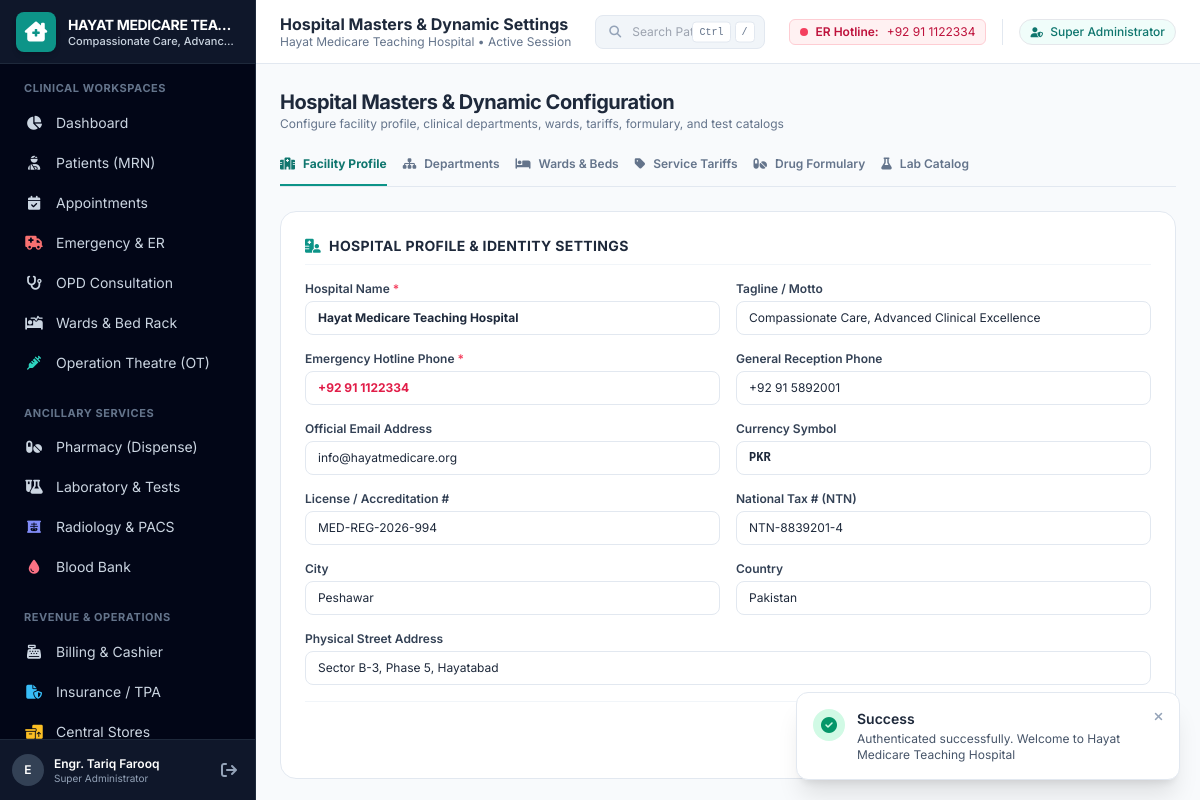
The app's page /index.php?page=settings (signed in) with its own data.
### tables this page shows
CREATE TABLE `hospital_profiles` (
    `id` INT AUTO_INCREMENT PRIMARY KEY,
    `hospital_name` VARCHAR(150) NOT NULL,
    `tagline` VARCHAR(255) DEFAULT 'Excellence in Patient Care & Clinical Service',
    `license_number` VARCHAR(100) DEFAULT NULL,
    `tax_number` VARCHAR(100) DEFAULT NULL,
    `address` TEXT NOT NULL,
    `city` VARCHAR(100) NOT NULL,
    `country` VARCHAR(100) DEFAULT 'Pakistan',
    `phone` VARCHAR(50) NOT NULL,
    `email` VARCHAR(100) NOT NULL,
    `emergency_hotline` VARCHAR(50) NOT NULL,
    `currency_symbol` VARCHAR(10) DEFAULT 'PKR ',
    `default_tax_rate` DECIMAL(5,2) DEFAULT 0.00,
    `time_zone` VARCHAR(50) DEFAULT 'Asia/Karachi',
    `created_at` TIMESTAMP DEFAULT CURRENT_TIMESTAMP,
    `updated_at` TIMESTAMP DEFAULT CURRENT_TIMESTAMP ON UPDATE CURRENT_TIMESTAMP
);

### views/admin/settings.php (the view, shortened to what the rows shown need)
<?php
$db = Database::getConnection();
$activeTab = clean_input($_GET['tab'] ?? 'profile');
$hpStmt = $db->query("SELECT * FROM `hospital_profiles` ORDER BY id ASC LIMIT 1");
$profile = $hpStmt->fetch() ?: [];
?>
<div class="flex-1 overflow-y-auto custom-scrollbar p-6 space-y-6">
    <div class="flex flex-col sm:flex-row sm:items-center justify-between gap-4">
        <div>
            <h2 class="text-xl font-bold text-slate-800 tracking-tight">Hospital Masters & Dynamic Configuration</h2>
        </div>
    </div>
    <?php if ($activeTab === 'profile'): ?>
    <div class="bg-white rounded-2xl border border-slate-200 shadow-xs p-6 max-w-4xl">
        <h3 class="text-sm font-bold text-slate-800 uppercase tracking-wide border-b border-slate-100 pb-2 mb-4 flex items-center gap-2">
            <i class="fa-solid fa-hospital-user text-medical-600"></i>
            <span>Hospital Profile & Identity Settings</span>
        </h3>
        <form action="index.php?action=settings_update" method="POST" class="space-y-4">
            <div class="grid grid-cols-1 sm:grid-cols-2 gap-4">
                <div>
                    <label class="block text-xs font-semibold text-slate-700 mb-1">Hospital Name <span class="text-rose-500">*</span></label>
                    <input type="text" name="hospital_name" required value="<?= htmlspecialchars($profile['hospital_name'] ?? '') ?>" class="w-full px-3 py-2 text-xs border border-slate-200 rounded-lg outline-none focus:border-medical-500 font-bold text-slate-800">
                </div>
                <div>
                    <label class="block text-xs font-semibold text-slate-700 mb-1">Tagline / Motto</label>
                    <input type="text" name="tagline" value="<?= htmlspecialchars($profile['tagline'] ?? '') ?>" class="w-full px-3 py-2 text-xs border border-slate-200 rounded-lg outline-none focus:border-medical-500">
                </div>
                <div>
                    <label class="block text-xs font-semibold text-slate-700 mb-1">Emergency Hotline Phone <span class="text-rose-500">*</span></label>
                    <input type="text" name="emergency_hotline" required value="<?= htmlspecialchars($profile['emergency_hotline'] ?? '') ?>" class="w-full px-3 py-2 text-xs border border-slate-200 rounded-lg outline-none focus:border-medical-500 font-bold text-rose-600">
                </div>
                <div>
                    <label class="block text-xs font-semibold text-slate-700 mb-1">General Reception Phone</label>
                    <input type="text" name="phone" value="<?= htmlspecialchars($profile['phone'] ?? '') ?>" class="w-full px-3 py-2 text-xs border border-slate-200 rounded-lg outline-none focus:border-medical-500">
                </div>
                <div>
                    <label class="block text-xs font-semibold text-slate-700 mb-1">Official Email Address</label>
                    <input type="email" name="email" value="<?= htmlspecialchars($profile['email'] ?? '') ?>" class="w-full px-3 py-2 text-xs border border-slate-200 rounded-lg outline-none focus:border-medical-500">
                </div>
                <div>
                    <label class="block text-xs font-semibold text-slate-700 mb-1">Currency Symbol</label>
                    <input type="text" name="currency_symbol" value="<?= htmlspecialchars($profile['currency_symbol'] ?? 'PKR ') ?>" class="w-full px-3 py-2 text-xs border border-slate-200 rounded-lg outline-none focus:border-medical-500 font-mono font-bold">
                </div>
                <div>
                    <label class="block text-xs font-semibold text-slate-700 mb-1">License / Accreditation #</label>
                    <input type="text" name="license_number" value="<?= htmlspecialchars($profile['license_number'] ?? '') ?>" class="w-full px-3 py-2 text-xs border border-slate-200 rounded-lg outline-none focus:border-medical-500">
                </div>
                <div>
                    <label class="block text-xs font-semibold text-slate-700 mb-1">National Tax # (NTN)</label>
                    <input type="text" name="tax_number" value="<?= htmlspecialchars($profile['tax_number'] ?? '') ?>" class="w-full px-3 py-2 text-xs border border-slate-200 rounded-lg outline-none focus:border-medical-500">
                </div>
                <div>
                    <label class="block text-xs font-semibold text-slate-700 mb-1">City</label>
                    <input type="text" name="city" value="<?= htmlspecialchars($profile['city'] ?? 'Peshawar') ?>" class="w-full px-3 py-2 text-xs border border-slate-200 rounded-lg outline-none focus:border-medical-500">
                </div>
                <div>
                    <label class="block text-xs font-semibold text-slate-700 mb-1">Country</label>
                    <input type="text" name="country" value="<?= htmlspecialchars($profile['country'] ?? 'Pakistan') ?>" class="w-full px-3 py-2 text-xs border border-slate-200 rounded-lg outline-none focus:border-medical-500">
                </div>
                <div class="sm:col-span-2">
                    <label class="block text-xs font-semibold text-slate-700 mb-1">Physical Street Address</label>
                    <input type="text" name="address" value="<?= htmlspecialchars($profile['address'] ?? '') ?>" class="w-full px-3 py-2 text-xs border border-slate-200 rounded-lg outline-none focus:border-medical-500">
                </div>
            </div>
            <div class="pt-4 border-t border-slate-100 flex justify-end">
                <button type="submit" class="px-6 py-2.5 bg-medical-600 hover:bg-medical-700 text-white font-bold text-xs rounded-xl shadow-md transition-all flex items-center gap-2">
                    <span>Save Hospital Profile Settings</span>
                </button>
            </div>
        </form>
    </div>
    <?php endif; ?>
</div>

### views/layouts/sidebar.php (shortened to what the rows shown need)
<?php
$hProfile = hospital_profile();
?>
<aside class="w-64 bg-navy-950 text-slate-300 flex flex-col flex-shrink-0 h-full border-r border-slate-800 no-print">
    <div class="h-16 flex items-center px-4 bg-navy-900 border-b border-slate-800 gap-3">
        <div class="leading-tight overflow-hidden">
            <h1 class="font-bold text-white text-sm truncate tracking-tight uppercase"><?= htmlspecialchars($hProfile['hospital_name']) ?></h1>
            <p class="text-[11px] text-medical-400 font-medium truncate"><?= htmlspecialchars($hProfile['tagline'] ?? 'Clinical Care') ?></p>
        </div>
    </div>
</aside>

### views/layouts/topbar.php (shortened to what the rows shown need)
<?php
$hProfile = hospital_profile();
?>
<header class="h-16 bg-white border-b border-slate-200 px-6 flex items-center justify-between flex-shrink-0 no-print">
    <div class="flex items-center gap-3">
        <div>
            <h2 class="font-bold text-slate-800 text-base leading-tight"><?= clean_input($pageTitle ?? 'Hospital Management') ?></h2>
            <p class="text-xs text-slate-500"><?= htmlspecialchars($hProfile['hospital_name']) ?> &bull; Active Session</p>
        </div>
    </div>
    <div class="flex items-center gap-4">
        <div class="hidden lg:flex items-center gap-2 px-2.5 py-1 bg-rose-50 border border-rose-200 rounded-md text-xs text-rose-700">
            <span class="w-2 h-2 rounded-full bg-rose-500 animate-pulse"></span>
            <span class="font-semibold">ER Hotline:</span> <?= htmlspecialchars($hProfile['emergency_hotline'] ?? '1122') ?>
        </div>
        <div class="flex items-center gap-2 border-l border-slate-200 pl-4">
            <span class="px-2.5 py-1 rounded-full text-xs font-medium bg-medical-50 text-medical-700 border border-medical-200">
            </span>
        </div>
    </div>
</header>

### records on screen
hospital_profiles: hospital_name "HAYAT MEDICARE TEA…", tagline "Compassionate Care, Advanc…", hospital_name "Hayat Medicare Teaching Hospital", emergency_hotline "+92 91 1122334", tagline "Compassionate Care, Advanced Clinical Excellence", phone "+92 91 5892001", email "info@hayatmedicare.org", currency_symbol "PKR", license_number "MED-REG-2026-994", tax_number "NTN-8839201-4", city "Peshawar", country "Pakistan", address "Sector B-3, Phase 5, Hayatabad"

### other values on screen
substr($currentUser['full_name'] ?? 'U', 0, 1) "E"
$currentUser['full_name'] "Engr. Tariq Farooq"
$currentUser['role_name'] "Super Administrator"
clean_input($pageTitle ?? 'Hospital Management') "Hospital Masters & Dynamic Settings"
$t['label'] "Facility Profile"
$t['label'] "Departments"
$t['label'] "Wards & Beds"
$t['label'] "Service Tariffs"
$t['label'] "Drug Formulary"
$t['label'] "Lab Catalog"
$flash['type'] "Success"
$flash['message'] "Authenticated successfully. Welcome to Hayat Medicare Teaching Hospital"
